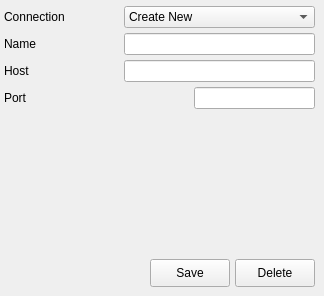
   <widget class="QWidget" name="conn_page" >
    <widget class="QWidget" name="layoutWidget" >
     <property name="geometry" >
      <rect>
       <x>4</x>
       <y>6</y>
       <width>311</width>
       <height>281</height>
      </rect>
     </property>
     <layout class="QVBoxLayout" >
      <property name="spacing" >
       <number>5</number>
      </property>
      <item>
       <layout class="QGridLayout" >
        <item row="0" column="0" colspan="2" >
         <widget class="QLabel" name="label_conn" >
          <property name="text" >
           <string>Connection</string>
          </property>
         </widget>
        </item>
        <item row="0" column="2" colspan="2" >
         <widget class="QComboBox" name="list_conn" >
          <property name="sizePolicy" >
           <sizepolicy vsizetype="Fixed" hsizetype="Preferred" >
            <horstretch>0</horstretch>
            <verstretch>0</verstretch>
           </sizepolicy>
          </property>
          <item>
           <property name="text" >
            <string>Create New</string>
           </property>
          </item>
         </widget>
        </item>
        <item row="1" column="0" >
         <widget class="QLabel" name="label_name_conn" >
          <property name="minimumSize" >
           <size>
            <width>45</width>
            <height>0</height>
           </size>
          </property>
          <property name="maximumSize" >
           <size>
            <width>45</width>
            <height>16777215</height>
           </size>
          </property>
          <property name="text" >
           <string>Name</string>
          </property>
         </widget>
        </item>
        <item row="1" column="2" colspan="2" >
         <widget class="QLineEdit" name="name_conn" />
        </item>
        <item row="2" column="0" >
         <widget class="QLabel" name="label_host_conn" >
          <property name="minimumSize" >
           <size>
            <width>45</width>
            <height>0</height>
           </size>
          </property>
          <property name="maximumSize" >
           <size>
            <width>45</width>
            <height>16777215</height>
           </size>
          </property>
          <property name="text" >
           <string>Host</string>
          </property>
         </widget>
        </item>
        <item row="2" column="1" >
         <spacer>
          <property name="orientation" >
           <enum>Qt::Horizontal</enum>
          </property>
          <property name="sizeType" >
           <enum>QSizePolicy::Fixed</enum>
          </property>
          <property name="sizeHint" >
           <size>
            <width>45</width>
            <height>20</height>
           </size>
          </property>
         </spacer>
        </item>
        <item row="2" column="2" colspan="2" >
         <widget class="QLineEdit" name="host_conn" />
        </item>
        <item row="3" column="0" >
         <widget class="QLabel" name="label_port_conn" >
          <property name="minimumSize" >
           <size>
            <width>45</width>
            <height>0</height>
           </size>
          </property>
          <property name="maximumSize" >
           <size>
            <width>45</width>
            <height>16777215</height>
           </size>
          </property>
          <property name="text" >
           <string>Port</string>
          </property>
         </widget>
        </item>
        <item row="3" column="1" colspan="2" >
         <spacer>
          <property name="orientation" >
           <enum>Qt::Horizontal</enum>
          </property>
          <property name="sizeType" >
           <enum>QSizePolicy::Fixed</enum>
          </property>
          <property name="sizeHint" >
           <size>
            <width>135</width>
            <height>20</height>
           </size>
          </property>
         </spacer>
        </item>
        <item row="3" column="3" >
         <widget class="QLineEdit" name="port_conn" >
          <property name="maxLength" >
           <number>8</number>
          </property>
         </widget>
        </item>
        <item row="1" column="1" >
         <spacer>
          <property name="orientation" >
           <enum>Qt::Horizontal</enum>
          </property>
          <property name="sizeType" >
           <enum>QSizePolicy::Fixed</enum>
          </property>
          <property name="sizeHint" >
           <size>
            <width>45</width>
            <height>20</height>
           </size>
          </property>
         </spacer>
        </item>
       </layout>
      </item>
      <item>
       <spacer>
        <property name="orientation" >
         <enum>Qt::Vertical</enum>
        </property>
        <property name="sizeHint" >
         <size>
          <width>271</width>
          <height>30</height>
         </size>
        </property>
       </spacer>
      </item>
      <item>
       <layout class="QHBoxLayout" >
        <property name="spacing" >
         <number>5</number>
        </property>
        <property name="rightMargin" >
         <number>0</number>
        </property>
        <item>
         <spacer>
          <property name="orientation" >
           <enum>Qt::Horizontal</enum>
          </property>
          <property name="sizeHint" >
           <size>
            <width>20</width>
            <height>20</height>
           </size>
          </property>
         </spacer>
        </item>
        <item>
         <widget class="QPushButton" name="save_conn" >
          <property name="minimumSize" >
           <size>
            <width>0</width>
            <height>28</height>
           </size>
          </property>
          <property name="maximumSize" >
           <size>
            <width>16777215</width>
            <height>28</height>
           </size>
          </property>
          <property name="styleSheet" >
           <string/>
          </property>
          <property name="text" >
           <string>Save</string>
          </property>
          <property name="icon" >
           <iconset resource="../../../resources/gui_option.qrc" >:/images/button-save.png</iconset>
          </property>
         </widget>
        </item>
        <item>
         <widget class="QPushButton" name="delete_conn" >
          <property name="minimumSize" >
           <size>
            <width>0</width>
            <height>28</height>
           </size>
          </property>
          <property name="maximumSize" >
           <size>
            <width>16777215</width>
            <height>28</height>
           </size>
          </property>
          <property name="text" >
           <string>Delete</string>
          </property>
          <property name="icon" >
           <iconset resource="../../../resources/gui_option.qrc" >:/images/button-cancel.png</iconset>
          </property>
         </widget>
        </item>
       </layout>
      </item>
     </layout>
    </widget>
   </widget>
